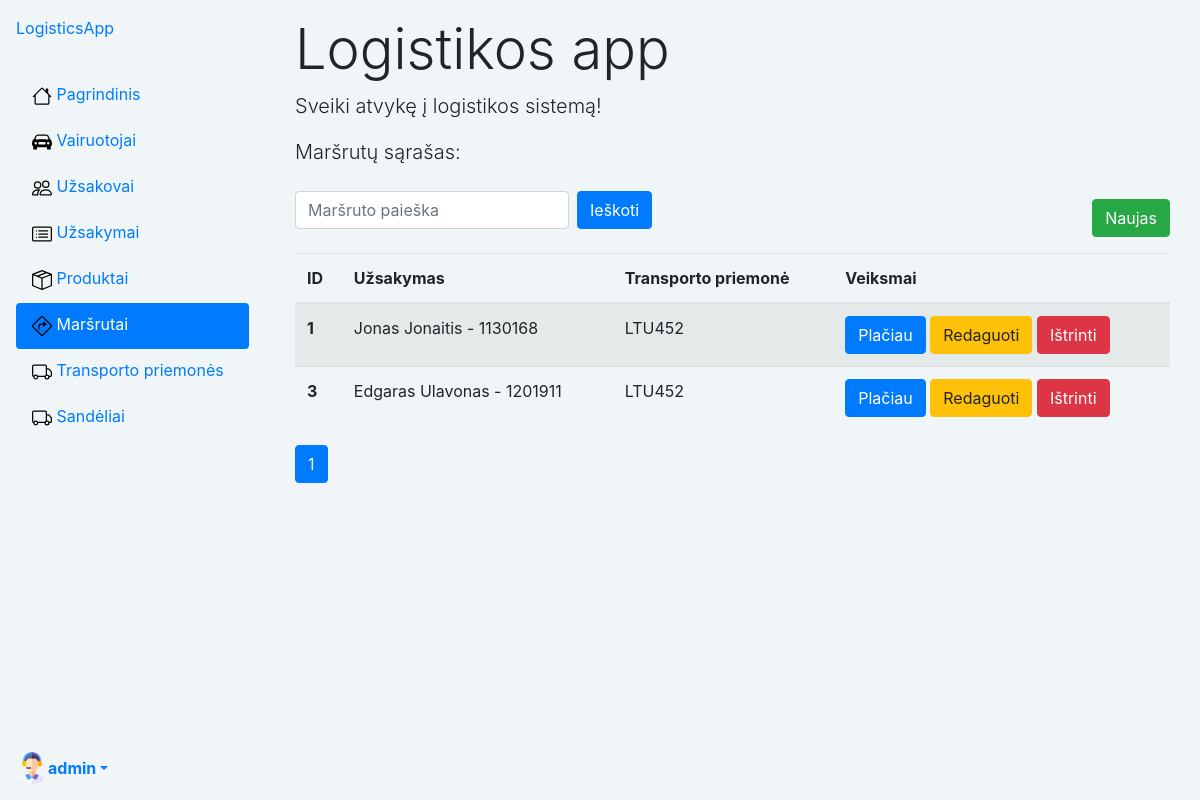
Page /logistics/routes/ (signed in) on the committed database.
### logistics/models.py (models this page shows, shortened)
class Profile(models.Model):
    user = models.OneToOneField(User, on_delete=models.CASCADE)
    nuotrauka = models.ImageField(default="profile_pics/default.png", upload_to="profile_pics")

class Route(models.Model):
    order = models.ForeignKey('Order', on_delete=models.SET_NULL, null=True)
    vehicle = models.ForeignKey('Vehicle', on_delete=models.SET_NULL, null=True)
    departure = models.DateField(help_text='Įveskite išvykimo datą', null=True, blank=True)
    arrival = models.DateField(help_text='Įveskite atvykimo datą', null=True, blank=True)
    warehouse = models.ForeignKey('Warehouse', on_delete=models.SET_NULL, null=True)

class Order(models.Model):
    customer = models.ForeignKey('Customer', on_delete=models.SET_NULL, null=True)
    order_date = models.DateField('Užsakymo data',  null=True, blank=True)
    order_code = models.CharField(max_length=10, unique=True, editable=False, null=True)
    user = models.ForeignKey(User, on_delete=models.SET_NULL, null=True, blank=True)
    ORDER_STATUS = (
        ('a', 'Administruojama'),
        ('v', 'Vykdomas'),
        ('b', 'Baigtas'),
        ('c', 'Atšauktas'),  # pakeistas 'a' į 'c', kad būtų unikalus
    )
    status = models.CharField(
        max_length=1,
        choices=ORDER_STATUS,
        blank=True,
        default='a',
        help_text='Statusas',
    )
    driver = models.ForeignKey('Driver', on_delete=models.SET_NULL, null=True)
    product = models.ForeignKey('Product', on_delete=models.SET_NULL, null=True)
    quantity = models.IntegerField('Kiekis', help_text='Įveskite produkto kiekį', default=0, null=False)
    warehouse = models.ForeignKey('Warehouse', on_delete=models.SET_NULL, null=True)
    """Gaunama bendra produkto suma"""
    def __str__(self):
        return (f'{self.customer} - {self.order_code}')

class Customer(models.Model):
    name = models.CharField('Vardas Pavarde', max_length=80, help_text='Įveskite užsakovo vardą ir pavardę')
    email = models.CharField('El.Paštas', max_length=100, unique=True, help_text='Įveskite el. paštą')
    location = models.CharField('Adresas', max_length=100, help_text='Įveskite adresą')
    phone_number = models.CharField('Tel.Nr', max_length=25, help_text='Įveskite Tel.Nr.')
    user = models.ForeignKey(User, on_delete=models.SET_NULL, null=True, blank=True)
    def __str__(self):
        return self.name

class Vehicle(models.Model):
    type = models.CharField('Transporto tipas', max_length=80, help_text='Įveskite transporto priemonės tipą')
    make = models.CharField('Gamintojas', max_length=50, help_text='Įveskite transporto priemonės gamintoją', blank=True, null=True)
    model = models.CharField('Modelis', max_length=50, help_text='Įveskite transporto priemonės modelį', blank=True, null=True)
    year = models.PositiveIntegerField('Metai', help_text='Įveskite transporto priemonės gamybos metus', blank=True, null=True)
    plate_number = models.CharField('Valstybinis nr.', max_length=20, help_text='Įveskite valstybinį numerį')
    VEHICLE_STATUS = (
        ('a', 'Administruojama'),
        ('l', 'Laisva'),
        ('u', 'Užimta')
    )
    status = models.CharField(
        max_length=1,
        choices=VEHICLE_STATUS,
        blank=True,
        default='a',
        help_text='Statusas',
    )

### logistics/views.py (the view)
# urls.py: path('routes/', views.routes, name='routes'),
def routes(request):
    all_routes = Route.objects.all()
    query = request.GET.get('q')
    if query:
        search_routes = Route.objects.filter(
            Q(order__customer__name__icontains=query) |
            Q(vehicle__plate_number__icontains=query)
        )
        all_routes = search_routes
    page = request.GET.get('page', 1)
    paginator = Paginator(all_routes, 5)
    try:
        all_routes = paginator.page(page)
    except PageNotAnInteger:
        all_routes = paginator.page(1)
    except EmptyPage:
        all_routes = paginator.page(paginator.num_pages)
    context = {
        'all_routes': all_routes
    }
    return render(request, 'routes/routes.html', context=context)

### logistics/templatetags/custom_pagination.py (called while the page is built)
@register.inclusion_tag('pagination_template.html')
def show_pagination_links(queryset, parameter_name='page'):
    return {'current_list': queryset, 'parameter_name': parameter_name}

### templates/routes/routes.html
{% extends "base.html" %}
{% load custom_pagination %}
{% block content %}
<div class="container mt-3">
    <h1 class="display-4">Logistikos app</h1>
    <p class="lead">Sveiki atvykę į logistikos sistemą!</p>
    <p class="lead">Maršrutų sąrašas:</p>
    <div class="d-flex justify-content-between">
        <form method="get" class="form-inline my-2 my-lg-0">
            <input class="form-control mr-sm-2" type="search" placeholder="Maršruto paieška" aria-label="Search"
                   name="q"
                   value="{{ request.GET.q }}">
            <button class="btn btn-primary my-2 my-sm-0" type="submit">Ieškoti</button>
        </form>
        {% if user.is_superuser %}
        <a href="{% url 'route-new' %}?next=/library" class="btn btn-success mt-3">Naujas</a>
        {% endif %}
    </div>
    <div class="mt-3">
        {% if all_routes %}
        <table class="table table-striped">
            <thead>
            <tr>
                <th scope="col">ID</th>
                <th scope="col">Užsakymas</th>
                <th scope="col">Transporto priemonė</th>
                <th scope="col">Veiksmai</th>
            </tr>
            </thead>
            <tbody>
            {% for route in all_routes %}
            <tr>
                <th scope="row">{{ route.id }}</th>
                <td>{{ route.order }}</td>
                <td>{{ route.vehicle.plate_number }}</td>
                <td>
                    <a href="{% url 'route' route.id %}" class="btn btn-primary">Plačiau</a>
                    {% if user.is_superuser %}
                    <a href="{% url 'route-update' route_id=route.id %}" class="btn btn-warning">Redaguoti</a>
                    <a href="{% url 'route-delete' route_id=route.id %}" class="btn btn-danger">Ištrinti</a>
                    {% endif %}
                </td>
            </tr>
            {% endfor %}
            </tbody>
        </table>
        {% show_pagination_links all_routes %}
        {% else %}
        <p>Nerasta jokių rezultatų pagal paiešką.</p>
        {% endif %}
    </div>
</div>
{% endblock %}

### templates/base.html (shortened to what this page needs)
<!DOCTYPE html>
<html lang="en">
<head>
    {% load static %}
    <link rel="stylesheet" href="https://stackpath.bootstrapcdn.com/bootstrap/4.1.3/css/bootstrap.min.css"
>
    <link rel="stylesheet" href="{% static 'css/styles.css' %}">
    <link href="https://cdn.jsdelivr.net/npm/bootstrap-icons@1.18.0/font/bootstrap-icons.css" rel="stylesheet">
</head>
<body class="d-flex" style="background-color: #F0F5F7;">
<div class="d-flex flex-column flex-shrink-0 p-3 bg-body-tertiary"
     style="width: 265px; height: 100vh; background-color: #F0F5F7;">
    <a href="/" class="d-flex align-items-center mb-3 mb-md-0 me-md-auto link-body-emphasis text-decoration-none">
        <span class="fs-4">LogisticsApp</span>
    </a>
    <ul class="nav nav-pills flex-column mb-auto">
        <li class="nav-item align-items-center">
            <a href="{% url 'index' %}"
               class="nav-link {% if request.resolver_match.url_name == 'index' %}active{% endif %}
 link-body-emphasis">
                <img src="{% static 'images/house.svg' %}" width="20" height="30" alt="Your Logo" class="me-2">
                <span class="d-none d-md-inline">Pagrindinis</span>
            </a>
        </li>
        {% if user.is_authenticated %}
        {% if user.is_superuser %}
        <li class="nav-item align-items-center">
            <a href="{% url 'drivers' %}"
               class="nav-link {% if 'drivers' in request.path %}active{% endif %} link-body-emphasis">
                <img src="{% static 'images/car-front-fill (1).svg' %}" width="20" height="30" alt="Your Logo"
                     class="me-2">
                <span class="d-none d-md-inline">Vairuotojai</span>
            </a>
        </li>
        <li class="nav-item align-items-center">
            <a href="{% url 'customers' %}"
               class="nav-link {% if 'customers' in request.path %}active{% endif %} link-body-emphasis">
                <img src="{% static 'images/people.svg' %}" width="20" height="30" alt="Your Logo" class="me-2">
                <span class="d-none d-md-inline">Užsakovai</span>
            </a>
        </li>
        <li class="nav-item align-items-center">
            <a href="{% url 'orders' %}"
               class="nav-link {% if 'orders' in request.path %}active{% endif %} link-body-emphasis">
                <img src="{% static 'images/card-list.svg' %}" width="20" height="30" alt="Your Logo" class="me-2">
                <span class="d-none d-md-inline">Užsakymai</span>
            </a>
        </li>
        <li class="nav-item align-items-center">
            <a href="{% url 'products' %}" class="nav-link {% if request.resolver_match.url_name == 'products' %}active{% endif %}
 link-body-emphasis">
                <img src="{% static 'images/box-seam.svg' %}" width="20" height="30" alt="Your Logo" class="me-2">
                <span class="d-none d-md-inline">Produktai</span>
            </a>
        </li>
        <li class="nav-item align-items-center">
            <a href="{% url 'routes' %}"
               class="nav-link {% if 'routes' in request.path %}active{% endif %} link-body-emphasis">
                <img src="{% static 'images/sign-turn-right.svg' %}" width="20" height="30" alt="Your Logo"
                     class="me-2">
                <span class="d-none d-md-inline">Maršrutai</span>
            </a>
        </li>
        <li class="nav-item align-items-center">
            <a href="{% url 'vehicles' %}"
               class="nav-link {% if 'vehicles' in request.path %}active{% endif %} link-body-emphasis">
                <img src="{% static 'images/truck.svg' %}" width="20" height="30" alt="Your Logo" class="me-2">
                <span class="d-none d-md-inline">Transporto priemonės</span>
            </a>
        </li>
        <li class="nav-item align-items-center">
            <a href="{% url 'warehouses' %}"
               class="nav-link {% if 'warehouses' in request.path %}active{% endif %} link-body-emphasis">
                <img src="{% static 'images/truck.svg' %}" width="20" height="30" alt="Your Logo" class="me-2">
                <span class="d-none d-md-inline">Sandėliai</span>
            </a>
        </li>
        {% endif %}
    </ul>
    <div class="dropdown">
        <a href="#" class="d-flex align-items-center link-body-emphasis text-decoration-none dropdown-toggle"
           data-toggle="dropdown" aria-expanded="false">
            <img src="{{ user.profile.nuotrauka.url }}" alt="" width="32" height="32" class="rounded-circle me-2">
            <strong>{{ user.get_username}}</strong>
        </a>
            {% endif %}
    </div>
</div>
<div class="container-fluid">
    {% block content %}{% endblock %}
</div>
</body>
</html>

### rows in the picture
Route: id "1", order "Jonas Jonaitis - 1130168", vehicle.plate_number "LTU452"
Route: id "3", order "Edgaras Ulavonas - 1201911", vehicle.plate_number "LTU452"

### other values in the picture
{{ user.get_username }} "admin"
{{ i }} "1"
